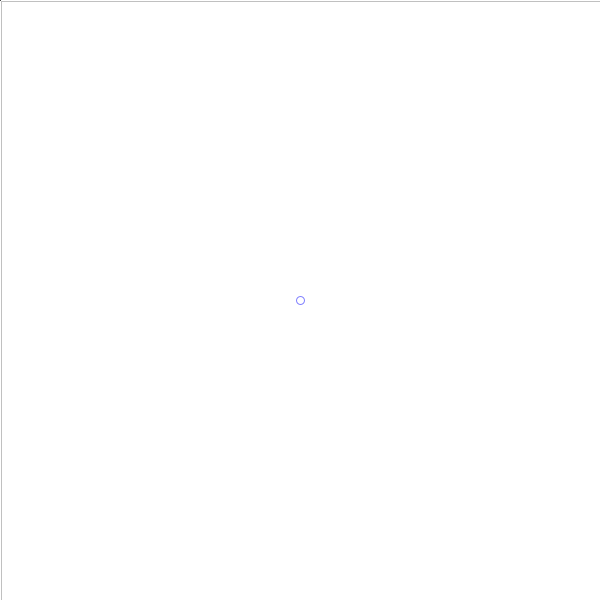
Frame 1 (no input)
Frame 60 (the mouse pressed at the canvas centre just before this capture): identical to frame 1, image omitted
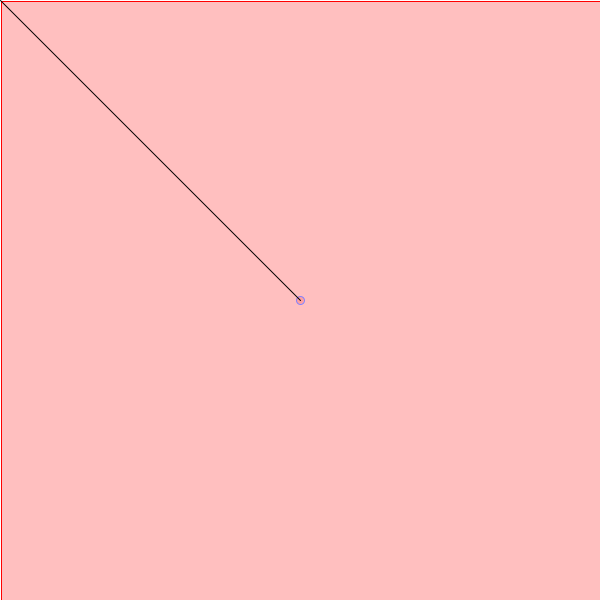
Frame 120 (the mouse held since frame 60 and released just before this capture)

The Processing sketch that drew these frames (run headless with seeded random() and noise(); from frame 60 on, the mouse is pressed at the canvas centre):

// Processing sketch: processing_10797
// ── processing_10797.pde

// Quadtree collision detection (sort of)

// Left-click to make a point (try holding it down). If you exceed more than
// 5 points in a region, it will divide it.
// Right-click to define the start point of the ray.

// As you move around, it will highlight quads which are non-empty, undivided,
// and which the ray intersects.

// It's sort of a precursor to collision detection. The goal is to narrow down
// the possible regions of collision as much as possible.

final static float dotSize = 2;
final static int binSize = 5;
final static color[] colors = new color[4];
Box b;
FuzzyBin q;
DLA dla1;

float r0x = 0;
float r0y = 0;
float mx = 1;
float my = 1;


void setup() {
  size(600, 600);
  frameRate(30);
  //smooth();
  colors[0] = color(127,0,0);
  colors[1] = color(0,127,0);
  colors[2] = color(0,0,127);
  colors[3] = color(127,127,0);
  b = new Box(1, 1, width, height);
  q = new FuzzyBin(b, dotSize);
  dla1 = new DLA(q, binSize);
  dla1.addPoint(width/2, height/2);
}

void draw() {
  background(255);
  //rect(0.25*Xres, 0.25*Yres, 0.5*Xres, 0.5*Yres);
  //q.drawMe();
  fill(0,0,0,0);
  if (mousePressed && (mouseButton == LEFT)) {
    dla1.addPoint(mouseX, mouseY);
    //ellipse(mouseX, mouseY, 4*dotSize, 4*dotSize);
  } else if (mousePressed && (mouseButton == RIGHT)) {
    r0x = mouseX;
    r0y = mouseY;
  }
  mx = mouseX-r0x;
  my = mouseY-r0y;
  ArrayList a = q.intersectRay(r0x, r0y, mx, my);
  stroke(192,192,192);
  q.drawMe();
  for(int i = 0; i < a.size(); ++i) {
    FuzzyBin f = (FuzzyBin) a.get(i);
    stroke(255,0,0);
    fill(255,127,127,127);
    f.drawMe();
  }
  stroke(127,127,255);
  dla1.drawMe();
  stroke(0,0,0);
  line(r0x, r0y, r0x+mx, r0y+my);
}

class Box {
  float Xl, Yl;
  float Xh, Yh;
  final static float zero = 1e-20;
  Box(float X_1, float Y_1, float X_2, float Y_2) {
    // Orient so (Xl,Yl) and (Xh,Yh) are min/max extent, respectively
    Xl = min(X_1, X_2);
    Xh = max(X_1, X_2);
    Yl = min(Y_1, Y_2);
    Yh = max(Y_1, Y_2);
  }
  
  boolean pointInside(float x, float y) {
    return x > Xl && x < Xh && y > Yl && y < Yh;
  }
  
  // Compute the intersection of the given ray (where x=R0x+Rdx*t and
  //   y=R0y+Rdy*t) with this box; return two t values, Tnear and Tfar,
  //   which give the entry and exit values of t (> 0)
  float[] intersectRay(float R0x, float R0y, float Rdx, float Rdy) {
    float Tnear = -1e30;
    float Tfar = 1e30;
    
    // First, check slab in X.
    if (abs(Rdx) < zero) {
      // Ray is parallel to X, but starts outside. Fail.
      if (R0x < Xl || R0x > Xh) {
        return null;
      }
    } else {
      float Ta = (Xl-R0x)/Rdx, Tb = (Xh-R0x)/Rdx;
      float T1 = min(Ta,Tb);
      float T2 = max(Ta,Tb);
      if (T1 > Tnear) Tnear = T1;
      if (T2 < Tfar) Tfar = T2;
      if (Tnear > Tfar) return null;
      if (Tfar < 0) return null;
    }
    
    // Then check slab in Y.
    if (abs(Rdy) < zero) {
      // Ray is parallel to X, but starts outside. Fail.
      if (R0y < Yl || R0y > Yh) {
        return null;
      }
    } else {
      float Ta = (Yl-R0y)/Rdy, Tb = (Yh-R0y)/Rdy;
      float T1 = min(Ta,Tb);
      float T2 = max(Ta,Tb);
      if (T1 > Tnear) Tnear = T1;
      if (T2 < Tfar) Tfar = T2;
      if (Tnear > Tfar) return null;
      if (Tfar < 0) return null;
    }
    
    // If we have survived this far, the test passed.
    return new float[] {Tnear, Tfar};
  }
  
  // Divide this box down into 4 quadrants
  Box[] quarter() {
    return quarter(0);
  }
  
  // d = boundary "fuzziness" size
  Box[] quarter(float d) {
    float Xm = 0.5*(Xl+Xh);
    float Ym = 0.5*(Yl+Yh);
    Box[] quads = new Box[4];
    quads[0] = new Box(Xm-d, Yh, Xh, Ym-d);
    quads[1] = new Box(Xl, Yh, Xm+d, Ym-d);
    quads[2] = new Box(Xl, Yl, Xm+d, Ym+d);
    quads[3] = new Box(Xm-d, Ym+d, Xh, Yl);
    return quads;
  }
  
  void drawMe() {
    rect(Xl, Yl, Xh-Xl, Yh-Yl);
  }
}


// QuadTree class. Subdivide it at will.
class QuadTree {
  Box b;
  QuadTree[] children;
  int level;
  static final int maxLevel = 8;
  
  QuadTree(Box b) {
    this.b = b;
    children = null;
    level = 0;
  }

  QuadTree(Box b, int level) {
    this.b = b;
    children = null;
    this.level = level;
  }

  // Divide into 4 smaller quadtrees.
  // If this exceeds the recursion limit, it will just return null.
  QuadTree[] divide() {
    if (children == null && level < maxLevel) {
      children = new QuadTree[4];
      Box[] b2 = b.quarter();
      for(int i = 0; i < 4; ++i) {
        children[i] = new QuadTree(b2[i], level + 1);
      }
    }
    return children;
  }
  
  // Draw - recursively - the entire quadtree.
  void drawMe() {
    b.drawMe();
    if (children == null) return;
    for(int i = 0; i < 4; ++i) {
      //stroke(colors[i]);
      children[i].drawMe();
    }
  }
  
  boolean isDivided() {
    return children != null;
  }
  
  // Find the smallest of the child quadtrees which contains the given point.
  // If none are found, return null. This won't subdivide any further.
  QuadTree getSmallestIntersect(float x, float y) {
    if (children == null) {
      if (b.pointInside(x,y)) {
        return this;
      }
      else {
        return null;
      }
    }
    for(int i = 0; i < 4; ++i) {
      QuadTree q = children[i].getSmallestIntersect(x, y);
      if (q != null) {
        return q;
      }
    }
    return null;
  }
}

// Basically QuadTree class, but with fuzzy boundaries.
class FuzzyQuadTree extends QuadTree {
  float delta;
  
  FuzzyQuadTree(Box b, float delta) {
    super(b);
    this.delta = delta;
  }

  FuzzyQuadTree(Box b, int level, float delta) {
    super(b, level);
    this.delta = delta;
  }

  // Divide into 4 smaller quadtrees.
  // If this exceeds the recursion limit, it will just return null.
  QuadTree[] divide() {
    if (children == null && level < maxLevel) {
      children = new QuadTree[4];
      Box[] b2 = b.quarter(delta);
      for(int i = 0; i < 4; ++i) {
        children[i] = (QuadTree) new FuzzyQuadTree(b2[i], level + 1, delta);
      }
    }
    return children;
  }

}

// A FuzzyQuadTree that can contain points in each quad.
class FuzzyBin extends FuzzyQuadTree {
  ArrayList x_points = new ArrayList();
  ArrayList y_points = new ArrayList();
  
  FuzzyBin(Box b, float delta) {
    super(b, delta);
  }

  FuzzyBin(Box b, int level, float delta) {
    super(b, level, delta);
  }  
  // Add a point to this quad if it's inside, _and_ to any other child
  // quads that contain it. Return the undivided child quads which
  // contains it.
  // If this point is outside of the quad, return null.
  ArrayList addPoint(float x, float y) {
    ArrayList tips = new ArrayList();
    if (b.pointInside(x, y)) {
      x_points.add(x);
      y_points.add(y);
      // We've hit an undivided quad; we're done.
      if (children == null) {
        tips.add(this);
        return tips;
      }
      for(int i = 0; i < children.length; ++i) {
        FuzzyBin c = (FuzzyBin) children[i];
        ArrayList tips_new = c.addPoint(x, y);
        tips.addAll(tips_new);
      }
    }
    return tips;
  }
  
  int countPoints() {
    return x_points.size();
  }

  // Divide into 4 smaller quadtrees.
  // If this exceeds the recursion limit, it will just return null.
  // Any points contained are passed on.
  QuadTree[] divide() {
    if (children == null && level < maxLevel) {
      children = new QuadTree[4];
      Box[] b2 = b.quarter(delta);
      for(int i = 0; i < 4; ++i) {
        children[i] = (QuadTree) new FuzzyBin(b2[i], level + 1, delta);
        for(int j = 0; j < x_points.size(); ++j) {
          FuzzyBin f = (FuzzyBin) children[i];
          // Note that addPoint will only add it if it actually belongs.
          f.addPoint((Float)x_points.get(j), (Float)y_points.get(j));
        }
      }
    }
    return children;
  }
  
  // Return an ArrayList of undivided quads (they'll be FuzzyBin objects)
  // which the given ray passes through and which are not empty (that is,
  // they contain some points inside that this ray could conceivably hit).
  ArrayList intersectRay(float r0x, float r0y, float rdx, float rdy) {
    ArrayList bins = new ArrayList();
    // If this quad is empty, we're done.
    if (countPoints() == 0) return bins;
    // This quad has stuff in it. Do we intersect it?
    float[] hit = b.intersectRay(r0x, r0y, rdx, rdy);
    // If we don't hit it, we're done.
    if (hit == null) return bins;
    // Does it have children we can hit?
    // (That doesn't sound right, does it.)
    if (children == null) {
      // If not, we're done _and_ we have a result.
      bins.add(this);
    }
    else {
      // Otherwise, recursively see which children this ray hits.
      for(int i = 0; i < children.length; ++i) {
        FuzzyBin f = (FuzzyBin) children[i];
        ArrayList bins_new = f.intersectRay(r0x, r0y, rdx, rdy);
        bins.addAll(bins_new);
      }
    }
    return bins;
  }
  // This function could be made much more clever be looking at the actual
  // entry and exit points (which Box.intersectRay returns) since there are
  // a lot of cases where it's obvious that it is impossible for an intersection
  // to occur, but I don't feel like applying this.
}

class DLA {
  FuzzyBin bin;
  int binSize;
  
  DLA(FuzzyBin bin) {
    this.bin = bin;
    binSize = 10;
  }
  
  DLA(FuzzyBin bin, int binSize) {
    this.bin = bin;
    this.binSize = binSize;
  }
  
  void addPoint(float x, float y) {
    // Two things happen here:
    // (1) We add the point to the bin.
    // (2) We make sure that every undivided quad contains at most
    // binSize points inside (i.e. we divide some if needed).
    ArrayList f = bin.addPoint(x, y);
    for(int i = 0; i < f.size(); ++i) {
      FuzzyBin bin = (FuzzyBin) f.get(i);
      // Bin has too many elements in it, so split it.
      // If we still have too many, it doesn't really matter,
      // it will just get split in another iteration or something.
      if (bin.countPoints() > binSize) {
        bin.divide();
        // Show squares as they're added:
        // bin.drawMe();
      }
    }
  }
  
  void drawMe() {
    for(int i = 0; i < bin.x_points.size(); ++i) {
      float x = (Float)bin.x_points.get(i);
      float y = (Float)bin.y_points.get(i);
      ellipse(x, y, 4*dotSize, 4*dotSize);
    }
  }
}
